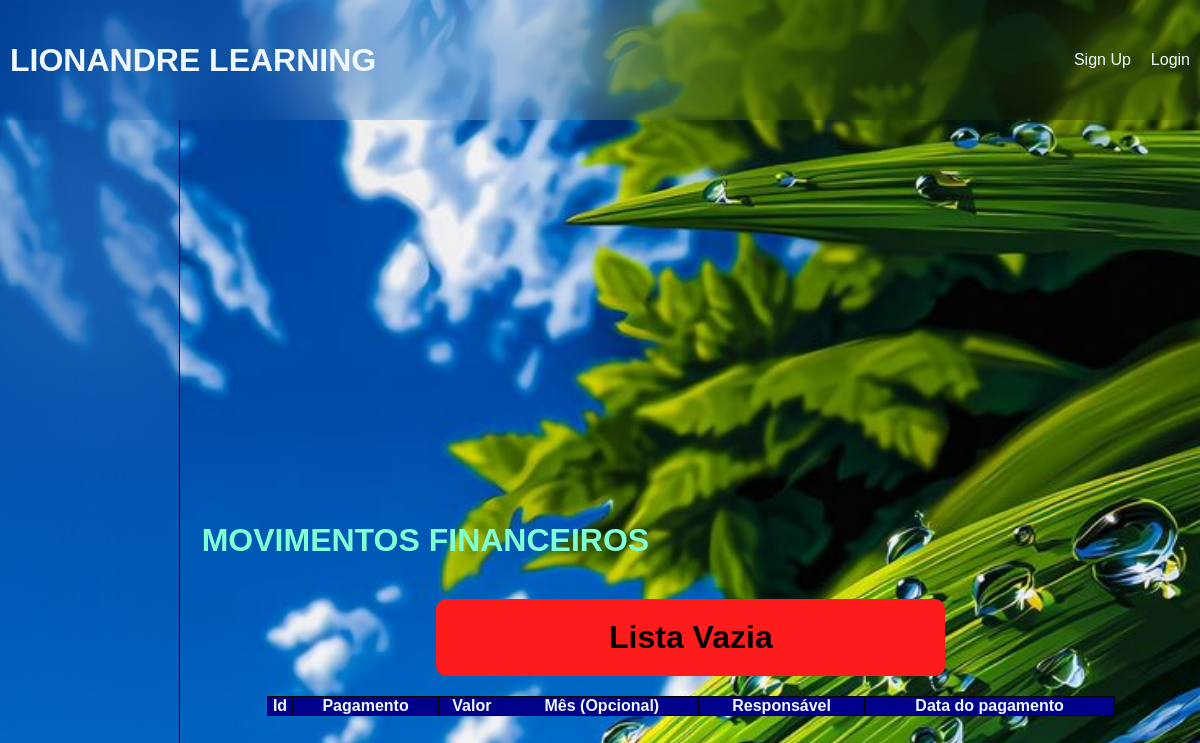
Page /movifinas/ on the earlier database version.
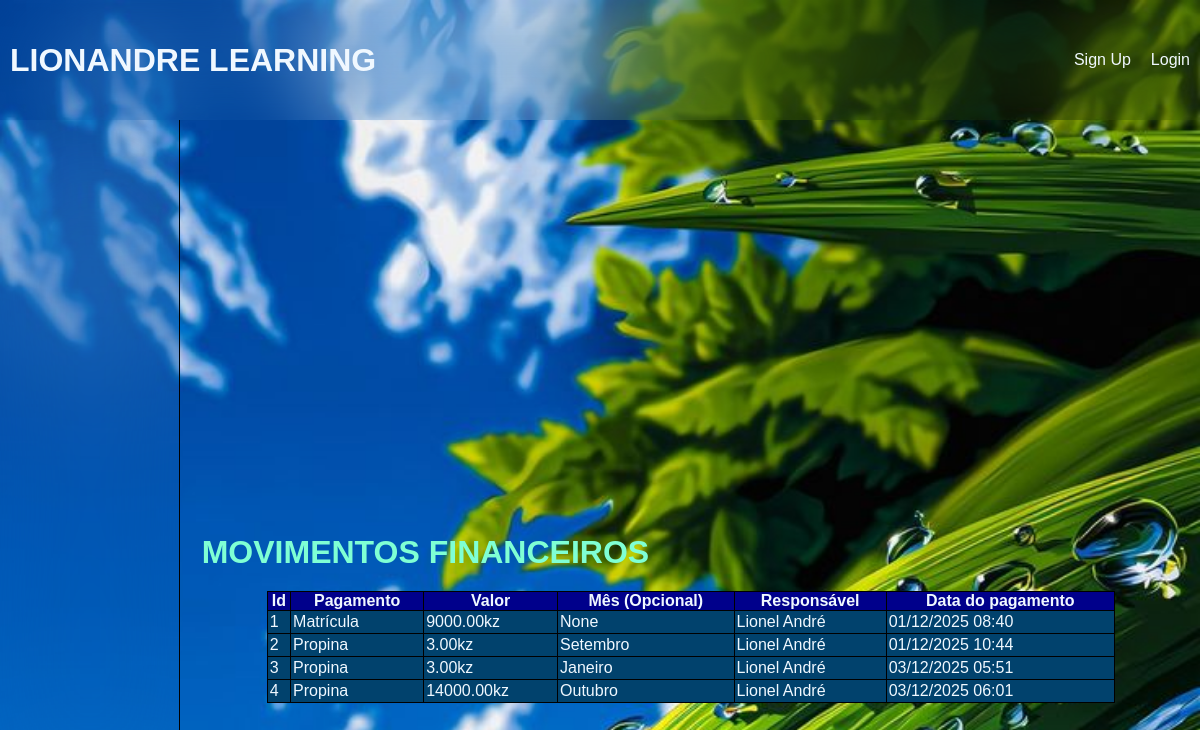
Same page on the later database version.
### alunos/models.py (models this page shows)
class Pagamentos(models.Model):
    Tipos = [
        ('Matrícula','Matrícula'),
        ('Confirmação','Confirmação'),
        ('Propina','Propina'),
        ('Prova','Prova'),
        ('Uniforme','Uniforme'),
        ('Cartão','Cartão'),
        ('Estágio','Estágio')
    ]
    tipo = models.CharField(max_length=100, choices=Tipos)
    mes = models.CharField(max_length=100, blank=True, null=True)
    valor = models.DecimalField(max_digits=10, decimal_places=2)
    funcionario = models.CharField(max_length=50)
    registrado = models.DateTimeField(auto_now_add=True)

### alunos/views.py (the view)
# urls.py: path('movifinas/', views.financa, name='financa'),
def financa(request):
    pagos = Pagamentos.objects.all()
    return render(request,'aluno/financa.html', {'pagos' : pagos})

### alunos/templates/aluno/financa.html
{% extends 'aluno/layout/base.html' %}
{% block content %}
<div class="page" style="width: auto; align-self: start; margin: 20px;">
        <h1 style="color: aquamarine;">MOVIMENTOS FINANCEIROS</h1>
</div>
<table >
    <tr>
        <th>Id</th>
        <th>Pagamento</th>
        <th>Valor</th>
        <th>Mês (Opcional)</th>
        <th>Responsável</th>
        <th>Data do pagamento</th>
    </tr>
{% for pago in pagos %}
    <tr>
        <td>{{ pago.id }}</td>
        <td>{{ pago.tipo }}</td>
        <td>{{ pago.valor }}kz</td>
        <td>{{ pago.mes }}</td>
        <td>{{ pago.funcionario }}</td>
        <td>{{ pago.registrado | date:'d/m/Y h:i' }}</td>
    </tr>
{% empty %}
    <div style="width: 50%; height: auto; background-color: rgb(253, 27, 27); margin: 20px; border-radius: 10px; padding: 20px;">
        <h1 style="text-align: center;">Lista Vazia</h1>
    </div>
{% endfor %}
</table>
{% endblock %}

### alunos/templates/aluno/layout/base.html (shortened to what this page needs)
{% load static %}
{% load l10n %}
<!DOCTYPE html>
<html lang="pt-br">
<head>
    <link rel="stylesheet" href="{% static 'css/style.css' %}">
</head>
<body>
    <div class="grid">
        <header>
            <h1>LIONANDRE LEARNING</h1>
            <nav>
                <ul class="lista">
                    {% if request.user.is_authenticated %}
                    <button onclick="return confirm('Deseja Sair?')"
                    style="height: 25px; width: 75px; display: flex; justify-content: space-evenly; align-items: center; border-radius: 5px;">
                        <li><a href="{% url 'logout' %}" style="color: black;">Logout</a></li></button>
                    {% else %}
                    <li><a href="{% url 'registro' %}">Sign Up</a></li>
                    <li><a href="{% url 'login' %}">Login</a></li>
                    {% endif %}
                </ul>
            </nav>
        </header>
        <aside>
        </aside>
        <main>
        {% block content %}
        {% endblock %}
        </main>
    </div>
</body>
</html>

### alunos/static/css/style.css (style rules this page uses)
* { margin: 0; padding: 0; box-sizing: border-box; text-decoration: none; list-style: none; font-family: 'Franklin Gothic Medium', 'Arial Narrow', Arial, sans-serif; }
body { background-image: url('img/background.jpg'); background-size: cover; background-repeat: no-repeat; }
.grid { display: grid; grid-template-columns: 1fr 6fr; grid-template-rows: 20% 80%; grid-template-areas: 'header header' 'aside main' ; }
header { grid-area: header; width: 100%; height: 15vh; color: aliceblue; display: flex; justify-content: space-between; padding: 0 10px; position: fixed; align-items: center; backdrop-filter: blur(50px); z-index: 2; }
.lista { display: flex; gap: 20px; }
.lista li a { color: aliceblue; }
main { grid-area: main; display: flex; flex-direction: column; justify-content: center; align-items: center; height: 100%; min-width: 80%; margin-left: 1%; min-height: 83vh; margin-top: 15vh; }
aside { grid-area: aside; width: 15%; height: 90vh; top: 15vh; backdrop-filter: blur(100px); border-right: 1px solid black; position: fixed; padding: 20px 0; z-index: 1; }
table { border-collapse: collapse; width: 53em; color: aliceblue; height: auto; }
td, th { border: 1px solid black; }
td { border: 1px solid black; padding: 2px; background-color: rgb(1, 66, 109); }
th { background-color: darkblue; }
.page { width: 60%; text-align: start; }

Differences in the rows shown:
added Pagamentos: id "1", tipo "Matrícula", valor "9000.00", mes "None", funcionario "Lionel André", registrado "01/12/2025 08:40"
added Pagamentos: id "2", tipo "Propina", valor "3.00", mes "Setembro", funcionario "Lionel André", registrado "01/12/2025 10:44"
added Pagamentos: id "3", tipo "Propina", valor "3.00", mes "Janeiro", funcionario "Lionel André", registrado "03/12/2025 05:51"
added Pagamentos: id "4", tipo "Propina", valor "14000.00", mes "Outubro", funcionario "Lionel André", registrado "03/12/2025 06:01"
Other differences:
text no longer shown: "Lista Vazia"
